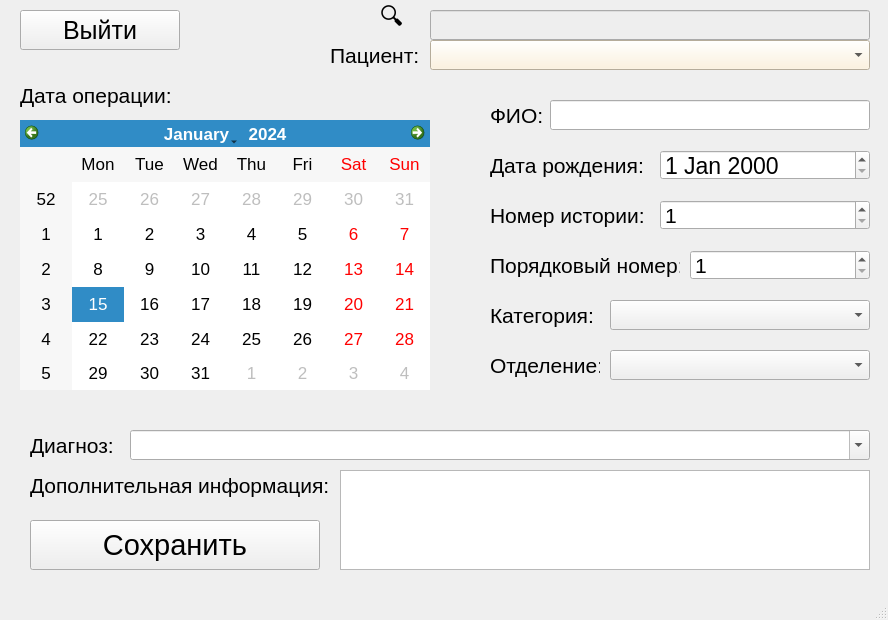
<?xml version="1.0" encoding="UTF-8"?>
<ui version="4.0">
 <class>MainWindow</class>
 <widget class="QMainWindow" name="MainWindow">
  <property name="geometry">
   <rect>
    <x>0</x>
    <y>0</y>
    <width>888</width>
    <height>620</height>
   </rect>
  </property>
  <property name="windowTitle">
   <string>Данные о пациенте</string>
  </property>
  <widget class="QWidget" name="centralwidget">
   <widget class="QLineEdit" name="text_full_name">
    <property name="geometry">
     <rect>
      <x>550</x>
      <y>100</y>
      <width>320</width>
      <height>30</height>
     </rect>
    </property>
    <property name="font">
     <font>
      <pointsize>15</pointsize>
     </font>
    </property>
   </widget>
   <widget class="QLabel" name="label">
    <property name="geometry">
     <rect>
      <x>490</x>
      <y>100</y>
      <width>60</width>
      <height>31</height>
     </rect>
    </property>
    <property name="font">
     <font>
      <pointsize>16</pointsize>
     </font>
    </property>
    <property name="text">
     <string>ФИО:</string>
    </property>
   </widget>
   <widget class="QSpinBox" name="story_number">
    <property name="geometry">
     <rect>
      <x>660</x>
      <y>200</y>
      <width>210</width>
      <height>30</height>
     </rect>
    </property>
    <property name="font">
     <font>
      <pointsize>16</pointsize>
     </font>
    </property>
    <property name="minimum">
     <number>1</number>
    </property>
    <property name="maximum">
     <number>9999999</number>
    </property>
   </widget>
   <widget class="QLabel" name="label_2">
    <property name="geometry">
     <rect>
      <x>490</x>
      <y>200</y>
      <width>160</width>
      <height>31</height>
     </rect>
    </property>
    <property name="font">
     <font>
      <pointsize>16</pointsize>
     </font>
    </property>
    <property name="text">
     <string>Номер истории:</string>
    </property>
   </widget>
   <widget class="QLabel" name="label_3">
    <property name="geometry">
     <rect>
      <x>490</x>
      <y>300</y>
      <width>111</width>
      <height>31</height>
     </rect>
    </property>
    <property name="font">
     <font>
      <pointsize>16</pointsize>
     </font>
    </property>
    <property name="text">
     <string>Категория:</string>
    </property>
   </widget>
   <widget class="QComboBox" name="text_category">
    <property name="geometry">
     <rect>
      <x>610</x>
      <y>300</y>
      <width>260</width>
      <height>30</height>
     </rect>
    </property>
    <property name="font">
     <font>
      <pointsize>15</pointsize>
     </font>
    </property>
    <property name="editable">
     <bool>false</bool>
    </property>
   </widget>
   <widget class="QLabel" name="label_4">
    <property name="geometry">
     <rect>
      <x>490</x>
      <y>150</y>
      <width>160</width>
      <height>31</height>
     </rect>
    </property>
    <property name="font">
     <font>
      <pointsize>16</pointsize>
     </font>
    </property>
    <property name="text">
     <string>Дата рождения:</string>
    </property>
   </widget>
   <widget class="QCalendarWidget" name="choice_date_of_operation">
    <property name="geometry">
     <rect>
      <x>20</x>
      <y>120</y>
      <width>410</width>
      <height>270</height>
     </rect>
    </property>
    <property name="font">
     <font>
      <pointsize>13</pointsize>
     </font>
    </property>
   </widget>
   <widget class="QLabel" name="label_5">
    <property name="geometry">
     <rect>
      <x>20</x>
      <y>80</y>
      <width>290</width>
      <height>31</height>
     </rect>
    </property>
    <property name="font">
     <font>
      <pointsize>16</pointsize>
     </font>
    </property>
    <property name="text">
     <string>Дата операции:</string>
    </property>
   </widget>
   <widget class="QComboBox" name="text_department">
    <property name="geometry">
     <rect>
      <x>610</x>
      <y>350</y>
      <width>260</width>
      <height>30</height>
     </rect>
    </property>
    <property name="font">
     <font>
      <pointsize>15</pointsize>
     </font>
    </property>
    <property name="editable">
     <bool>false</bool>
    </property>
    <property name="iconSize">
     <size>
      <width>16</width>
      <height>16</height>
     </size>
    </property>
   </widget>
   <widget class="QLabel" name="label_6">
    <property name="geometry">
     <rect>
      <x>490</x>
      <y>350</y>
      <width>110</width>
      <height>31</height>
     </rect>
    </property>
    <property name="font">
     <font>
      <pointsize>16</pointsize>
     </font>
    </property>
    <property name="text">
     <string>Отделение:</string>
    </property>
   </widget>
   <widget class="QLabel" name="label_7">
    <property name="geometry">
     <rect>
      <x>30</x>
      <y>430</y>
      <width>90</width>
      <height>31</height>
     </rect>
    </property>
    <property name="font">
     <font>
      <pointsize>16</pointsize>
     </font>
    </property>
    <property name="text">
     <string>Диагноз:</string>
    </property>
   </widget>
   <widget class="QComboBox" name="text_diagnos">
    <property name="geometry">
     <rect>
      <x>130</x>
      <y>430</y>
      <width>740</width>
      <height>30</height>
     </rect>
    </property>
    <property name="font">
     <font>
      <pointsize>15</pointsize>
     </font>
    </property>
    <property name="editable">
     <bool>true</bool>
    </property>
   </widget>
   <widget class="QLabel" name="label_8">
    <property name="geometry">
     <rect>
      <x>30</x>
      <y>470</y>
      <width>300</width>
      <height>31</height>
     </rect>
    </property>
    <property name="font">
     <font>
      <pointsize>16</pointsize>
     </font>
    </property>
    <property name="text">
     <string>Дополнительная информация:</string>
    </property>
   </widget>
   <widget class="QTextEdit" name="text_memo">
    <property name="geometry">
     <rect>
      <x>340</x>
      <y>470</y>
      <width>530</width>
      <height>100</height>
     </rect>
    </property>
    <property name="font">
     <font>
      <pointsize>15</pointsize>
     </font>
    </property>
   </widget>
   <widget class="QPushButton" name="save_button">
    <property name="geometry">
     <rect>
      <x>30</x>
      <y>520</y>
      <width>290</width>
      <height>50</height>
     </rect>
    </property>
    <property name="font">
     <font>
      <pointsize>22</pointsize>
     </font>
    </property>
    <property name="text">
     <string>Сохранить</string>
    </property>
   </widget>
   <widget class="QPushButton" name="exit_button">
    <property name="geometry">
     <rect>
      <x>20</x>
      <y>10</y>
      <width>160</width>
      <height>40</height>
     </rect>
    </property>
    <property name="font">
     <font>
      <pointsize>19</pointsize>
     </font>
    </property>
    <property name="text">
     <string>Выйти</string>
    </property>
   </widget>
   <widget class="QDateEdit" name="choice_date_of_birth">
    <property name="geometry">
     <rect>
      <x>660</x>
      <y>150</y>
      <width>210</width>
      <height>30</height>
     </rect>
    </property>
    <property name="font">
     <font>
      <pointsize>17</pointsize>
     </font>
    </property>
   </widget>
   <widget class="QSpinBox" name="story_number_my">
    <property name="geometry">
     <rect>
      <x>690</x>
      <y>250</y>
      <width>180</width>
      <height>30</height>
     </rect>
    </property>
    <property name="font">
     <font>
      <pointsize>16</pointsize>
     </font>
    </property>
    <property name="minimum">
     <number>1</number>
    </property>
    <property name="maximum">
     <number>9999999</number>
    </property>
   </widget>
   <widget class="QLabel" name="label_9">
    <property name="geometry">
     <rect>
      <x>490</x>
      <y>250</y>
      <width>190</width>
      <height>31</height>
     </rect>
    </property>
    <property name="font">
     <font>
      <pointsize>16</pointsize>
     </font>
    </property>
    <property name="text">
     <string>Порядковый номер:</string>
    </property>
   </widget>
   <widget class="QComboBox" name="name_patient">
    <property name="geometry">
     <rect>
      <x>430</x>
      <y>40</y>
      <width>440</width>
      <height>30</height>
     </rect>
    </property>
    <property name="font">
     <font>
      <pointsize>15</pointsize>
     </font>
    </property>
    <property name="styleSheet">
     <string notr="true">background: #FEF1D7</string>
    </property>
    <property name="currentText">
     <string/>
    </property>
    <property name="maxVisibleItems">
     <number>20</number>
    </property>
    <property name="sizeAdjustPolicy">
     <enum>QComboBox::AdjustToContentsOnFirstShow</enum>
    </property>
    <property name="iconSize">
     <size>
      <width>16</width>
      <height>16</height>
     </size>
    </property>
   </widget>
   <widget class="QLineEdit" name="search">
    <property name="geometry">
     <rect>
      <x>430</x>
      <y>10</y>
      <width>440</width>
      <height>30</height>
     </rect>
    </property>
    <property name="font">
     <font>
      <pointsize>15</pointsize>
     </font>
    </property>
    <property name="styleSheet">
     <string notr="true">background: #EEEEEE</string>
    </property>
   </widget>
   <widget class="QLabel" name="label_11">
    <property name="geometry">
     <rect>
      <x>380</x>
      <y>0</y>
      <width>40</width>
      <height>40</height>
     </rect>
    </property>
    <property name="font">
     <font>
      <pointsize>18</pointsize>
     </font>
    </property>
    <property name="text">
     <string>🔍</string>
    </property>
   </widget>
   <widget class="QLabel" name="label_10">
    <property name="geometry">
     <rect>
      <x>330</x>
      <y>40</y>
      <width>90</width>
      <height>31</height>
     </rect>
    </property>
    <property name="font">
     <font>
      <pointsize>16</pointsize>
     </font>
    </property>
    <property name="text">
     <string>Пациент:</string>
    </property>
   </widget>
  </widget>
  <widget class="QMenuBar" name="menubar">
   <property name="geometry">
    <rect>
     <x>0</x>
     <y>0</y>
     <width>888</width>
     <height>17</height>
    </rect>
   </property>
   <property name="font">
    <font>
     <pointsize>8</pointsize>
    </font>
   </property>
  </widget>
  <widget class="QStatusBar" name="statusbar">
   <property name="font">
    <font>
     <pointsize>8</pointsize>
    </font>
   </property>
  </widget>
 </widget>
 <resources/>
 <connections/>
</ui>
